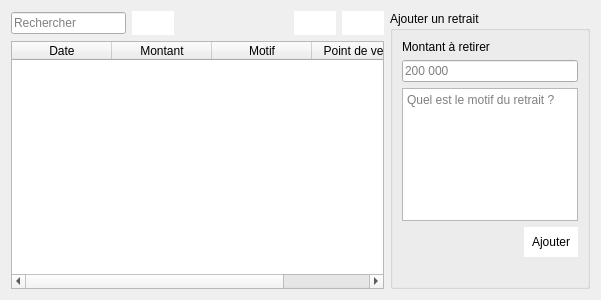
<?xml version="1.0" encoding="UTF-8"?>
<ui version="4.0">
 <class>Retrait</class>
 <widget class="QDialog" name="Retrait">
  <property name="geometry">
   <rect>
    <x>0</x>
    <y>0</y>
    <width>601</width>
    <height>300</height>
   </rect>
  </property>
  <property name="windowTitle">
   <string>Retrait du DG</string>
  </property>
  <layout class="QHBoxLayout" name="horizontalLayout_3">
   <item>
    <layout class="QVBoxLayout" name="verticalLayout_2">
     <item>
      <layout class="QHBoxLayout" name="horizontalLayout_2">
       <item>
        <widget class="QLineEdit" name="search">
         <property name="enabled">
          <bool>true</bool>
         </property>
         <property name="placeholderText">
          <string>Rechercher</string>
         </property>
        </widget>
       </item>
       <item>
        <widget class="QPushButton" name="pushButton_2">
         <property name="enabled">
          <bool>false</bool>
         </property>
         <property name="styleSheet">
          <string notr="true">background-color:white;
border:none;
padding:5px;</string>
         </property>
         <property name="text">
          <string/>
         </property>
         <property name="icon">
          <iconset resource="img.qrc">
           <normaloff>:/img/images/imprimer.png</normaloff>:/img/images/imprimer.png</iconset>
         </property>
        </widget>
       </item>
       <item>
        <spacer name="horizontalSpacer_2">
         <property name="orientation">
          <enum>Qt::Horizontal</enum>
         </property>
         <property name="sizeHint" stdset="0">
          <size>
           <width>40</width>
           <height>20</height>
          </size>
         </property>
        </spacer>
       </item>
       <item>
        <widget class="QPushButton" name="btn_edit">
         <property name="enabled">
          <bool>false</bool>
         </property>
         <property name="styleSheet">
          <string notr="true">background-color:white;
border:none;
padding:5px;</string>
         </property>
         <property name="text">
          <string/>
         </property>
         <property name="icon">
          <iconset resource="img.qrc">
           <normaloff>:/img/images/edit.png</normaloff>:/img/images/edit.png</iconset>
         </property>
        </widget>
       </item>
       <item>
        <widget class="QPushButton" name="btn_del">
         <property name="enabled">
          <bool>false</bool>
         </property>
         <property name="styleSheet">
          <string notr="true">background-color:white;
border:none;
padding:5px;</string>
         </property>
         <property name="text">
          <string/>
         </property>
         <property name="icon">
          <iconset resource="img.qrc">
           <normaloff>:/img/images/trash-outline.svg</normaloff>:/img/images/trash-outline.svg</iconset>
         </property>
        </widget>
       </item>
      </layout>
     </item>
     <item>
      <widget class="QTableWidget" name="table_liste_point_vente">
       <property name="gridStyle">
        <enum>Qt::DashDotDotLine</enum>
       </property>
       <column>
        <property name="text">
         <string>Date</string>
        </property>
       </column>
       <column>
        <property name="text">
         <string>Montant</string>
        </property>
       </column>
       <column>
        <property name="text">
         <string>Motif</string>
        </property>
       </column>
       <column>
        <property name="text">
         <string>Point de vente</string>
        </property>
       </column>
      </widget>
     </item>
    </layout>
   </item>
   <item>
    <widget class="QGroupBox" name="groupBox">
     <property name="maximumSize">
      <size>
       <width>200</width>
       <height>16777215</height>
      </size>
     </property>
     <property name="title">
      <string>Ajouter un retrait</string>
     </property>
     <layout class="QVBoxLayout" name="verticalLayout">
      <item>
       <widget class="QLabel" name="label">
        <property name="text">
         <string>Montant à retirer</string>
        </property>
       </widget>
      </item>
      <item>
       <widget class="QLineEdit" name="montant">
        <property name="placeholderText">
         <string>200 000</string>
        </property>
       </widget>
      </item>
      <item>
       <widget class="QTextEdit" name="motif">
        <property name="placeholderText">
         <string>Quel est le motif du retrait ?</string>
        </property>
       </widget>
      </item>
      <item>
       <layout class="QHBoxLayout" name="horizontalLayout">
        <item>
         <spacer name="horizontalSpacer">
          <property name="orientation">
           <enum>Qt::Horizontal</enum>
          </property>
          <property name="sizeHint" stdset="0">
           <size>
            <width>40</width>
            <height>20</height>
           </size>
          </property>
         </spacer>
        </item>
        <item>
         <widget class="QPushButton" name="pushButton">
          <property name="styleSheet">
           <string notr="true">border:none;
background-color:white;
padding:8px;</string>
          </property>
          <property name="text">
           <string>Ajouter</string>
          </property>
         </widget>
        </item>
       </layout>
      </item>
      <item>
       <widget class="QLabel" name="alerte">
        <property name="text">
         <string/>
        </property>
       </widget>
      </item>
      <item>
       <spacer name="verticalSpacer">
        <property name="orientation">
         <enum>Qt::Vertical</enum>
        </property>
        <property name="sizeHint" stdset="0">
         <size>
          <width>20</width>
          <height>40</height>
         </size>
        </property>
       </spacer>
      </item>
     </layout>
    </widget>
   </item>
  </layout>
 </widget>
 <resources>
  <include location="img.qrc"/>
 </resources>
 <connections/>
</ui>
